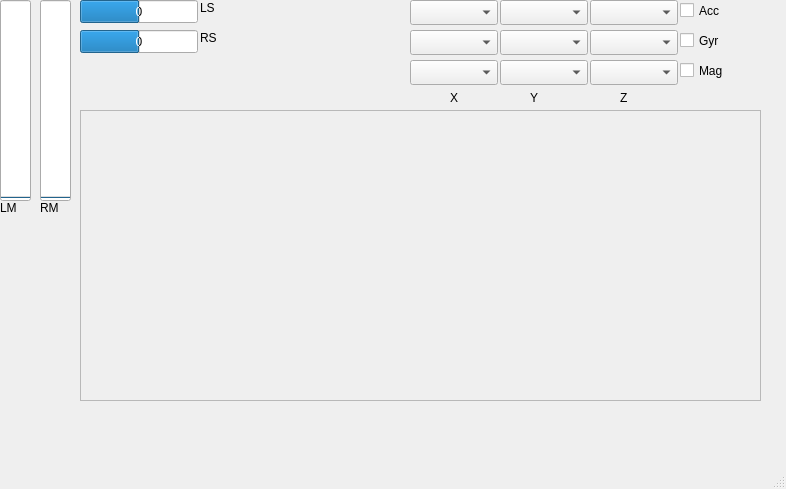
<?xml version="1.0" encoding="UTF-8"?>
<ui version="4.0">
 <class>MainWindow</class>
 <widget class="QMainWindow" name="MainWindow">
  <property name="geometry">
   <rect>
    <x>0</x>
    <y>0</y>
    <width>786</width>
    <height>489</height>
   </rect>
  </property>
  <property name="windowTitle">
   <string>MainWindow</string>
  </property>
  <widget class="QWidget" name="centralwidget">
   <widget class="QwtPlot" name="qwtPlot">
    <property name="geometry">
     <rect>
      <x>80</x>
      <y>110</y>
      <width>681</width>
      <height>291</height>
     </rect>
    </property>
    <property name="mouseTracking">
     <bool>true</bool>
    </property>
    <property name="frameShape">
     <enum>QFrame::StyledPanel</enum>
    </property>
    <property name="frameShadow">
     <enum>QFrame::Plain</enum>
    </property>
    <property name="lineWidth">
     <number>1</number>
    </property>
    <property name="midLineWidth">
     <number>1</number>
    </property>
    <property name="propertiesDocument" stdset="0">
     <string/>
    </property>
   </widget>
   <widget class="KDialog" name="ImageDialog">
    <property name="geometry">
     <rect>
      <x>580</x>
      <y>400</y>
      <width>193</width>
      <height>44</height>
     </rect>
    </property>
   </widget>
   <widget class="KColorCombo" name="kcolorcombo">
    <property name="geometry">
     <rect>
      <x>410</x>
      <y>0</y>
      <width>88</width>
      <height>25</height>
     </rect>
    </property>
   </widget>
   <widget class="KColorCombo" name="kcolorcombo_2">
    <property name="geometry">
     <rect>
      <x>410</x>
      <y>30</y>
      <width>88</width>
      <height>25</height>
     </rect>
    </property>
   </widget>
   <widget class="KColorCombo" name="kcolorcombo_3">
    <property name="geometry">
     <rect>
      <x>590</x>
      <y>0</y>
      <width>88</width>
      <height>25</height>
     </rect>
    </property>
   </widget>
   <widget class="KColorCombo" name="kcolorcombo_4">
    <property name="geometry">
     <rect>
      <x>500</x>
      <y>30</y>
      <width>88</width>
      <height>25</height>
     </rect>
    </property>
   </widget>
   <widget class="KColorCombo" name="kcolorcombo_5">
    <property name="geometry">
     <rect>
      <x>500</x>
      <y>0</y>
      <width>88</width>
      <height>25</height>
     </rect>
    </property>
   </widget>
   <widget class="KColorCombo" name="kcolorcombo_6">
    <property name="geometry">
     <rect>
      <x>590</x>
      <y>30</y>
      <width>88</width>
      <height>25</height>
     </rect>
    </property>
   </widget>
   <widget class="KColorCombo" name="kcolorcombo_7">
    <property name="geometry">
     <rect>
      <x>500</x>
      <y>60</y>
      <width>88</width>
      <height>25</height>
     </rect>
    </property>
   </widget>
   <widget class="KColorCombo" name="kcolorcombo_8">
    <property name="geometry">
     <rect>
      <x>590</x>
      <y>60</y>
      <width>88</width>
      <height>25</height>
     </rect>
    </property>
   </widget>
   <widget class="KColorCombo" name="kcolorcombo_9">
    <property name="geometry">
     <rect>
      <x>410</x>
      <y>60</y>
      <width>88</width>
      <height>25</height>
     </rect>
    </property>
   </widget>
   <widget class="KSqueezedTextLabel" name="ksqueezedtextlabel_4">
    <property name="geometry">
     <rect>
      <x>450</x>
      <y>90</y>
      <width>124</width>
      <height>15</height>
     </rect>
    </property>
    <property name="text">
     <string>X</string>
    </property>
   </widget>
   <widget class="KSqueezedTextLabel" name="ksqueezedtextlabel_5">
    <property name="geometry">
     <rect>
      <x>530</x>
      <y>90</y>
      <width>124</width>
      <height>15</height>
     </rect>
    </property>
    <property name="text">
     <string>Y</string>
    </property>
   </widget>
   <widget class="KSqueezedTextLabel" name="ksqueezedtextlabel_6">
    <property name="geometry">
     <rect>
      <x>620</x>
      <y>90</y>
      <width>124</width>
      <height>15</height>
     </rect>
    </property>
    <property name="text">
     <string>Z</string>
    </property>
   </widget>
   <widget class="QCheckBox" name="checkBox">
    <property name="geometry">
     <rect>
      <x>680</x>
      <y>0</y>
      <width>91</width>
      <height>21</height>
     </rect>
    </property>
    <property name="text">
     <string>Acc</string>
    </property>
   </widget>
   <widget class="QCheckBox" name="checkBox_2">
    <property name="geometry">
     <rect>
      <x>680</x>
      <y>30</y>
      <width>91</width>
      <height>21</height>
     </rect>
    </property>
    <property name="text">
     <string>Gyr</string>
    </property>
   </widget>
   <widget class="QCheckBox" name="checkBox_3">
    <property name="geometry">
     <rect>
      <x>680</x>
      <y>60</y>
      <width>91</width>
      <height>21</height>
     </rect>
    </property>
    <property name="text">
     <string>Mag</string>
    </property>
   </widget>
   <widget class="QProgressBar" name="progressBar">
    <property name="geometry">
     <rect>
      <x>0</x>
      <y>0</y>
      <width>31</width>
      <height>201</height>
     </rect>
    </property>
    <property name="maximum">
     <number>20</number>
    </property>
    <property name="value">
     <number>0</number>
    </property>
    <property name="orientation">
     <enum>Qt::Vertical</enum>
    </property>
   </widget>
   <widget class="QProgressBar" name="progressBar_2">
    <property name="geometry">
     <rect>
      <x>40</x>
      <y>0</y>
      <width>31</width>
      <height>201</height>
     </rect>
    </property>
    <property name="maximum">
     <number>20</number>
    </property>
    <property name="value">
     <number>0</number>
    </property>
    <property name="orientation">
     <enum>Qt::Vertical</enum>
    </property>
   </widget>
   <widget class="QProgressBar" name="progressBar_3">
    <property name="geometry">
     <rect>
      <x>80</x>
      <y>0</y>
      <width>118</width>
      <height>23</height>
     </rect>
    </property>
    <property name="layoutDirection">
     <enum>Qt::LeftToRight</enum>
    </property>
    <property name="autoFillBackground">
     <bool>false</bool>
    </property>
    <property name="minimum">
     <number>-60</number>
    </property>
    <property name="maximum">
     <number>60</number>
    </property>
    <property name="value">
     <number>0</number>
    </property>
    <property name="invertedAppearance">
     <bool>false</bool>
    </property>
    <property name="textDirection">
     <enum>QProgressBar::TopToBottom</enum>
    </property>
    <property name="format">
     <string>%v</string>
    </property>
   </widget>
   <widget class="QProgressBar" name="progressBar_4">
    <property name="geometry">
     <rect>
      <x>80</x>
      <y>30</y>
      <width>118</width>
      <height>23</height>
     </rect>
    </property>
    <property name="layoutDirection">
     <enum>Qt::LeftToRight</enum>
    </property>
    <property name="autoFillBackground">
     <bool>false</bool>
    </property>
    <property name="minimum">
     <number>-60</number>
    </property>
    <property name="maximum">
     <number>60</number>
    </property>
    <property name="value">
     <number>0</number>
    </property>
    <property name="invertedAppearance">
     <bool>false</bool>
    </property>
    <property name="textDirection">
     <enum>QProgressBar::TopToBottom</enum>
    </property>
    <property name="format">
     <string>%v</string>
    </property>
   </widget>
   <widget class="KSqueezedTextLabel" name="ksqueezedtextlabel">
    <property name="geometry">
     <rect>
      <x>0</x>
      <y>200</y>
      <width>124</width>
      <height>15</height>
     </rect>
    </property>
    <property name="text">
     <string>LM</string>
    </property>
   </widget>
   <widget class="KSqueezedTextLabel" name="ksqueezedtextlabel_2">
    <property name="geometry">
     <rect>
      <x>40</x>
      <y>200</y>
      <width>124</width>
      <height>15</height>
     </rect>
    </property>
    <property name="text">
     <string>RM</string>
    </property>
   </widget>
   <widget class="KSqueezedTextLabel" name="ksqueezedtextlabel_3">
    <property name="geometry">
     <rect>
      <x>200</x>
      <y>0</y>
      <width>124</width>
      <height>15</height>
     </rect>
    </property>
    <property name="text">
     <string>LS</string>
    </property>
   </widget>
   <widget class="KSqueezedTextLabel" name="ksqueezedtextlabel_7">
    <property name="geometry">
     <rect>
      <x>200</x>
      <y>30</y>
      <width>124</width>
      <height>15</height>
     </rect>
    </property>
    <property name="text">
     <string>RS</string>
    </property>
   </widget>
  </widget>
  <widget class="QMenuBar" name="menubar">
   <property name="geometry">
    <rect>
     <x>0</x>
     <y>0</y>
     <width>786</width>
     <height>25</height>
    </rect>
   </property>
  </widget>
  <widget class="QStatusBar" name="statusbar"/>
 </widget>
 <customwidgets>
  <customwidget>
   <class>QwtPlot</class>
   <extends>QFrame</extends>
   <header>qwt_plot.h</header>
  </customwidget>
  <customwidget>
   <class>KDialog</class>
   <extends>QDialog</extends>
   <header>kdialog.h</header>
   <container>1</container>
  </customwidget>
  <customwidget>
   <class>KColorCombo</class>
   <extends>QComboBox</extends>
   <header>kcolorcombo.h</header>
  </customwidget>
  <customwidget>
   <class>KSqueezedTextLabel</class>
   <extends>QLabel</extends>
   <header>ksqueezedtextlabel.h</header>
  </customwidget>
 </customwidgets>
 <resources/>
 <connections/>
</ui>
